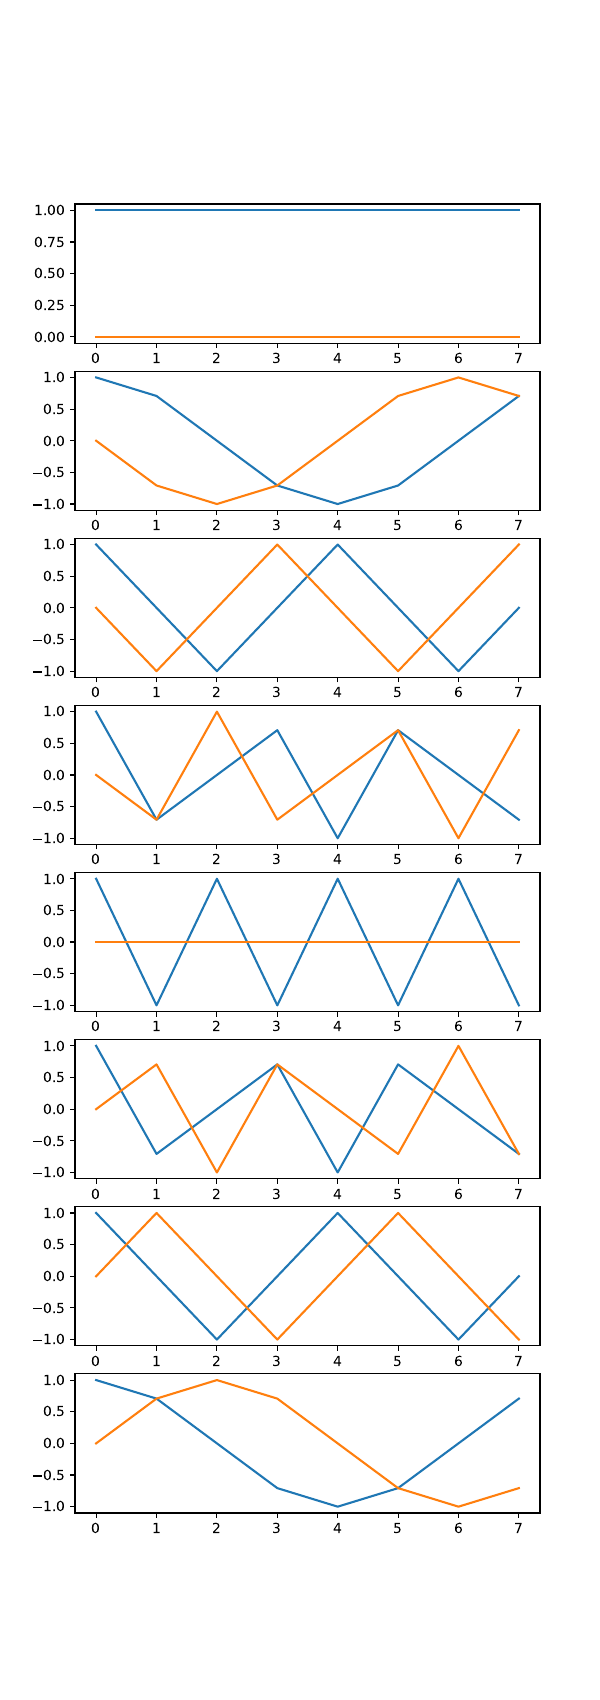

The Python source for this figure:
import numpy as np
import matplotlib.pyplot as plt


N = 8
F = np.zeros((N,N), dtype=complex)
for im in range(N):
    for jm in range(N):
        F[im,jm] = np.exp((-2* np.pi * 1j * im * jm) / N)

fig, axs = plt.subplots(N, 1, figsize=(6, N*2+1))
for ix in range(N):
    axs[ix].plot(F[ix].real, label='real')
    axs[ix].plot(F[ix].imag, label='imaginar')

plt.savefig("ex1.pdf", format='pdf')
plt.show()

FH = np.conj(np.transpose(F))
print(np.allclose(FH @ F, N * np.eye(N), atol=1e-5)) # np.eye = matr identitate de dim N*N
# @ = inmultire matriceala
# np.allclose = verifica daca doua matrice sunt aproximativ egale